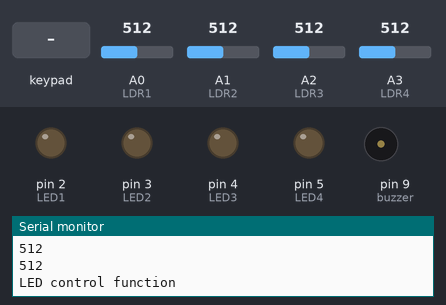
This sketch was run on a simulated Arduino Uno, built with avr-gcc and run on an emulated ATmega328P. Parts: output pins drawn as LEDs (lit = HIGH), buzzer (waves = sounding), the last lines printed to the serial monitor. The inputs (shaded band) are chosen by the test bench; at power-on: A0 (LDR1) = 512, A1 (LDR2) = 512, A2 (LDR3) = 512, A3 (LDR4) = 512.

Above: at 1.2 s.
1.3 s: keypad keys 1 2 pressed 0.4 s apart
At 1.9 s:
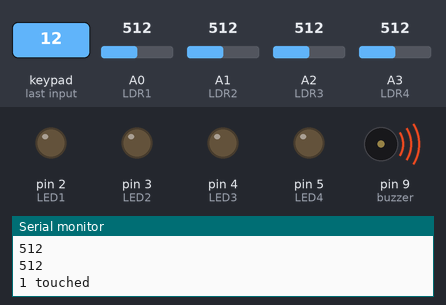
4.4 s: A0 (LDR1) set to 38
7.4 s: A0 (LDR1) set to 30
At 8.7 s:
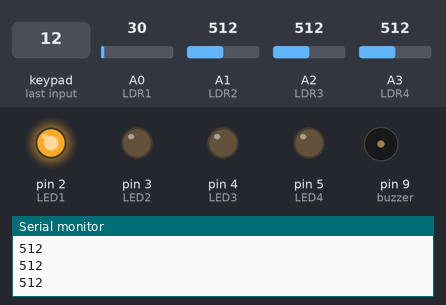
9.0 s: A1 (LDR2) set to 37
12.0 s: A1 (LDR2) set to 31
At 13.1 s:
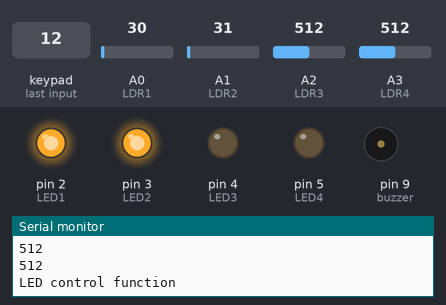
13.6 s: A2 (LDR3) set to 39
16.6 s: A2 (LDR3) set to 32
At 17.3 s:
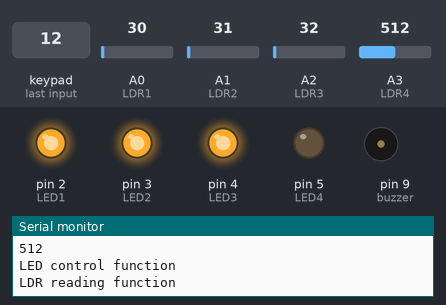
Timing chart, 0 to 19.2 s (numbered marks = the images above; inputs shaded):
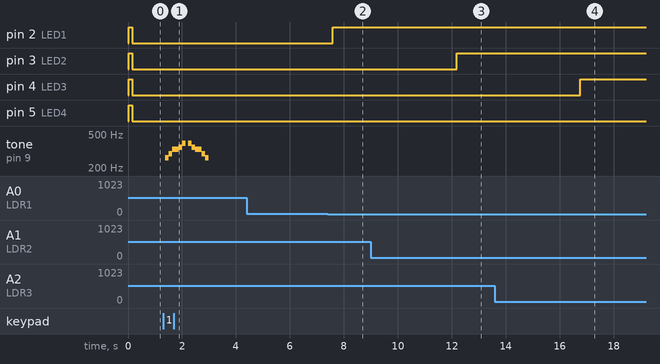

The sketch:

maze.ino
```cpp
//This is where you define your library (tech libs)
#include <Wire.h>
#include "Adafruit_MPR121.h"

//Bit manipulation for Adafruit sensor
#ifndef _BV
#define _BV(bit) (1 << (bit))
#endif

//Define note frequencies
#define C_1 262
#define D_1 294
#define E_1 330
#define F_1 349
#define G_1 392
#define A_1 440
#define B_1 494
#define C_2 523
#define D_2 587
#define E_2 659
#define F_2 698
#define G_2 784

//Define ports name
const int buzzer = 9;
int LDR1 = A0;
int LDR2 = A1;
int LDR3 = A2;
int LDR4 = A3;
const int LED1 = 2;
const int LED2 = 3;
const int LED3 = 4;
const int LED4 = 5;

//Define variables
int sensorValue1 = 0;
int sensorValue2 = 0;
int sensorValue3 = 0;
int sensorValue4 = 0;

// You can have up to 4 on one i2c bus but one is enough for testing!
Adafruit_MPR121 cap = Adafruit_MPR121();

// Keeps track of the last pins touched
// so we know when buttons are 'released'
uint16_t lasttouched = 0;
uint16_t currtouched = 0;
uint16_t press = 0;

//Define the note frequencies (C1 D1 E1 F1 G1 A1 B1 C2 D2 E2 F2 G2)
int music_1[5] = {C_1, D_1, E_1, F_1, G_1};
int music_2[5] = {G_1, F_1, E_1, D_1, C_1};
int music_3[5] = {G_2, F_2, E_2, D_2, C_2};
int music_4[5] = {C_2, D_2, E_2, F_2, G_2};

// Change to 0.5 for a slower version of the song, 1.25 for a faster version
const float songSpeed = 1.0;


int durations[] = {
    125, 125, 250, 125, 125,
};

/*
Maze Game
- Play the maze and then the ball will reach one of the 4 ending points
- When the ball reaches one of the ending points, LDR sensors will read the ball and light up the LED on the box
- When the LED lights up, put the hand into the box
- The hand will trigger the touch sensor
- Play the music depending on the box
*/

//Setup Function
void setup()
{
    Serial.begin(9600);

    //keep Arduino board from starting too fast
    while(!Serial)
    {
        delay(10);
    }

    pinMode(buzzer, OUTPUT);
    pinMode(LED1, OUTPUT);
    pinMode(LED2, OUTPUT);
    pinMode(LED3, OUTPUT);
    pinMode(LED4, OUTPUT);

    Serial.println("Adafruit MPR121 Capacitive Touch sensor test");

    // Default address is 0x5A, if tied to 3.3V its 0x5B
    // If tied to SDA its 0x5C and if SCL then 0x5D
    if (!cap.begin(0x5A)) {
    Serial.println("MPR121 not found, check wiring?");
    while (1);
    }
    Serial.println("MPR121 found!");
}

//Main Function
void loop()
{
    //LDR to check if ball has arrived at the point
    light_up();
    read_LDR();
    read_touch();
    play_music();

}

/********  Sub-Functions  *******/

//Control the LED
void light_up()
{
    Serial.println("LED control function");

    //Check first LDR sensor
    if (sensorValue1 < 35)
    {
        digitalWrite(LED1, HIGH);
    }
    else
    {
        digitalWrite(LED1, LOW);
    }

    //Check second LDR sensor
    if (sensorValue2 < 35)
    {
        digitalWrite(LED2, HIGH);
    }
    else
    {
        digitalWrite(LED2, LOW);
    }

    //Check 3rd LDR sensor
    if (sensorValue3 < 35)
    {
        digitalWrite(LED3, HIGH);
    }
    else
    {
        digitalWrite(LED3, LOW);
    }

    //Check 4th LDR sensor
    if (sensorValue4 < 35)
    {
        digitalWrite(LED4, HIGH);
    }
    else
    {
        digitalWrite(LED4, LOW);
    }

}

//Read the LDR reading (Analog)
void read_LDR()
{
    Serial.println("LDR reading function");

    sensorValue1 = analogRead(LDR1);
    sensorValue2 = analogRead(LDR2);
    sensorValue3 = analogRead(LDR3);
    sensorValue4 = analogRead(LDR4);

    //no obstacle is 100, lowest is 25
    Serial.println(sensorValue1);
    Serial.println(sensorValue2);
    Serial.println(sensorValue3);
    Serial.println(sensorValue4);

    delay(100);

}

//Enable Touch Sensor
void read_touch()
{
    // Get the currently touched pads
    currtouched = cap.touched();

    for (uint8_t i=0; i<5; i++)
    {
        // it if *is* touched and *wasnt* touched before, alert!
        if ((currtouched & _BV(i)) && !(lasttouched & _BV(i)) )
        {
            Serial.print(i); Serial.println(" touched");
            // for (uint8_t j=0; j<4; j++)
            // {
            //     tone(buzzer, note[j]);
            // }
            press = i;
        }

        // if it *was* touched and now *isnt*, alert!
        if (!(currtouched & _BV(i)) && (lasttouched & _BV(i)) )
        {
            Serial.print(i); Serial.println(" released");
            //noTone(buzzer);
        }
    }

    // reset our state
    lasttouched = currtouched;

    // // comment out this line for detailed data from the sensor!
    // return;

    // // debugging info, what
    // Serial.print("\t\t\t\t\t\t\t\t\t\t\t\t\t 0x"); Serial.println(cap.touched(), HEX);
    // Serial.print("Filt: ");
    // for (uint8_t i=0; i<12; i++) {
    //     Serial.print(cap.filteredData(i)); Serial.print("\t");
    // }
    // Serial.println();
    // Serial.print("Base: ");
    // for (uint8_t i=0; i<12; i++) {
    //     Serial.print(cap.baselineData(i)); Serial.print("\t");
    // }
    // Serial.println();

    // // put a delay so it isn't overwhelming
    // delay(100);
}

void play_music()
{
    if (press == 1)
    {
        for (uint8_t j=0; j<5; j++)
        {
            const int currentNote = music_1[j];
            float wait = durations[j] / songSpeed;
            // Play tone if currentNote is not 0 frequency, otherwise pause (noTone)
            if (currentNote != 0)
            {
                tone(buzzer, music_1[j], wait);
            }
            else
            {
                noTone(buzzer);
                press = 0;
            }

            delay(wait);
        }

        press = 0;
    }
    else if (press == 2)
    {
        for (uint8_t j=0; j<5; j++)
        {
            const int currentNote = music_2[j];
            float wait = durations[j] / songSpeed;
            // Play tone if currentNote is not 0 frequency, otherwise pause (noTone)
            if (currentNote != 0)
            {
                tone(buzzer, music_2[j], wait);
            }
            else
            {
                noTone(buzzer);
                press = 0;
            }

            delay(wait);
        }

        press = 0;
    }
    else if (press == 3)
    {
        for (uint8_t j=0; j<5; j++)
        {
            const int currentNote = music_3[j];
            float wait = durations[j] / songSpeed;
            // Play tone if currentNote is not 0 frequency, otherwise pause (noTone)
            if (currentNote != 0)
            {
                tone(buzzer, music_3[j], wait);
            }
            else
            {
                noTone(buzzer);
                press = 0;
            }

            delay(wait);
        }

        press = 0;
    }
    else if (press == 4)
    {
        for (uint8_t j=0; j<5; j++)
        {
            const int currentNote = music_4[j];
            float wait = durations[j] / songSpeed;
            // Play tone if currentNote is not 0 frequency, otherwise pause (noTone)
            if (currentNote != 0)
            {
                tone(buzzer, music_4[j], wait);
            }
            else
            {
                noTone(buzzer);
                press = 0;
            }

            delay(wait);
        }

        press = 0;
    }
}
//maze and ball, when the ball reaches the LDR sensor (4) -> LEDs lights up


//touch sensor

//4 sensor, 4 lights, 4 songs

//
```

Measured:
- the behaviour switches between 35 and 34 on A0 (LDR1) (found by bisection; images 1 and 2)
- the behaviour switches between 35 and 34 on A1 (LDR2) (found by bisection; images 2 and 3)
- the behaviour switches between 35 and 34 on A2 (LDR3) (found by bisection; images 3 and 4)
- after the input at 1.3 s, tone on pin 9 (buzzer): plays 262 Hz for 0.13 s, 294 Hz for 0.13 s, 330 Hz for 0.25 s, 349 Hz for 0.13 s, 392 Hz for 0.13 s, 392 Hz for 0.13 s … (10 notes in this stretch), starting after 0.09 s
- after the input at 7.4 s, pin 2 (LED1): LOW → HIGH after 0.19 s
- after the input at 12.0 s, pin 3 (LED2): LOW → HIGH after 0.18 s
- after the input at 16.6 s, pin 4 (LED3): LOW → HIGH after 0.17 s
